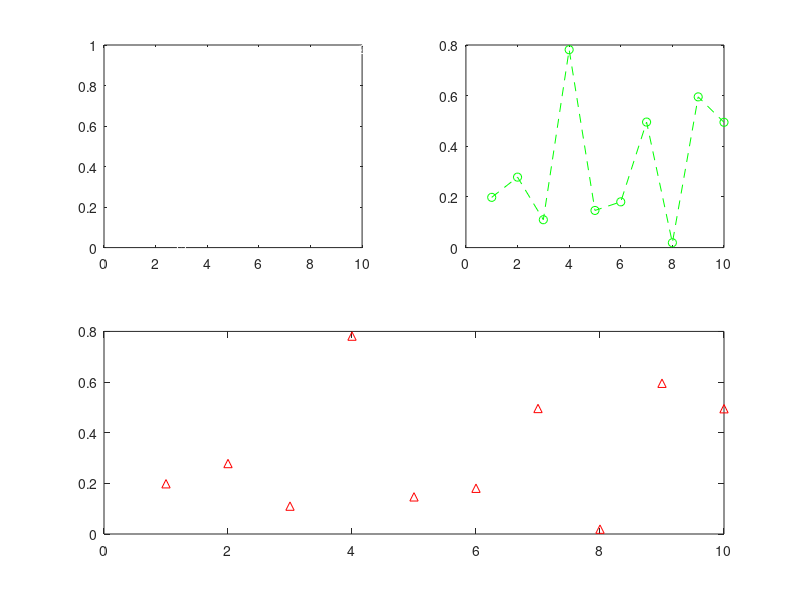

This chart was generated by the following MATLAB code:
clear
clc

%satu plot
x = rand(1,10);
y = rand(1,10);

% plot(x,'-ro');
% hold on;
% plot(y,'--go');
% hold off;
% 
% legend('x','y');

%banyak plot
p = rand(1,10);
q = rand(1,10);
z = rand(1,10);

subplot(2,2,1);
plot(p,'-wo');

subplot(2,2,2);
plot(q,'--go');

subplot(2,2,[3,4]);
plot(q,'r^');
